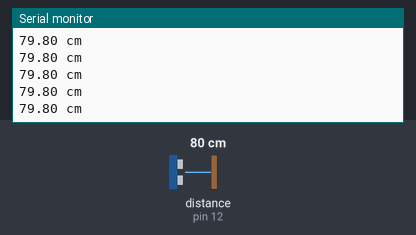
A sketch run on a simulated Arduino Uno, built with avr-gcc and run on an emulated ATmega328P. Parts: the last lines printed to the serial monitor. Wiring (inferred from the names in the program): ultrasonic range finder: trigger pin 13; echo pin 12. The test bench sets the inputs (shaded band); at power-on: distance to the obstacle (sensor on pin 12) 80 cm. The echo pulse lasts 58.3 µs per cm.

Above: at 1.2 s.
1.3 s: distance to the obstacle (sensor on pin 12) set to 120 cm
At 1.49 s:
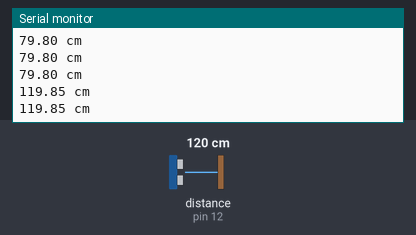
4.3 s: distance to the obstacle (sensor on pin 12) set to 2 cm
At 4.3 s:
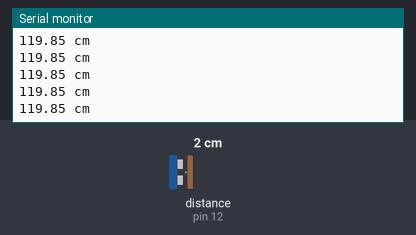
Timing chart, 0 to 7.3 s (numbered marks = the images above; inputs shaded):
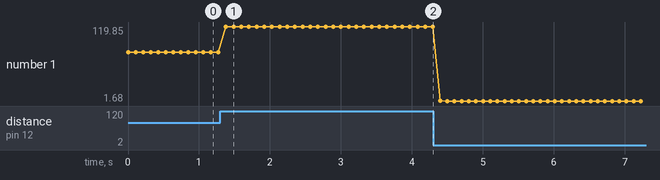

The sketch:

ultrasonic.ino
```cpp
#define trigPin 13            //Trig to arduino pin 13
#define echoPin 12            //echo to arduino pin 12

void setup() {
  Serial.begin (9600);        //serial communications at 9600 bps
  pinMode(trigPin, OUTPUT);   //set the trigPin as output
  pinMode(echoPin, INPUT);    // set the echoPun as input
}

void loop() {
  float duration, distance;

  digitalWrite(trigPin, LOW);
  delayMicroseconds(2);
  digitalWrite(trigPin, HIGH); //send out ultrasonicwave to 10s
  delayMicroseconds(10);
  digitalWrite(trigPin, LOW);
  duration = pulseIn(echoPin, HIGH); //read the high pulse whose duration is the time in microseconds from the sending of the ping to the reception of its echo off an object

  distance = (duration/2) * 0.03435; //sound speed = 0.03435 cm/ct

  //prints data to the serial port as human readable ASCII text
  Serial.print(distance);
  Serial.println(" cm");

  delay(100);
}
```

Measured:
- after the input at 1.3 s, the serial monitor: prints a new line after 0.08 s (image 1)
- plotted number 1: 79.8 → 119.85 after the input at 1.3 s, 119.85 → 1.68 after the input at 4.3 s
